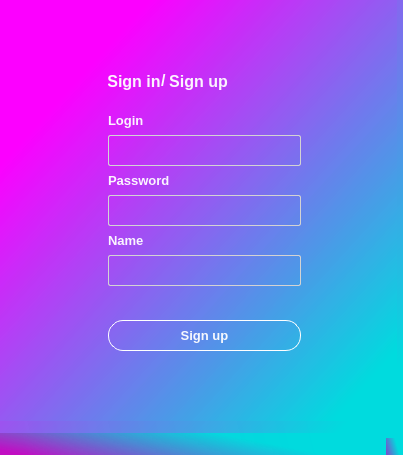
<?xml version="1.0" encoding="UTF-8"?>
<ui version="4.0">
 <class>MainWindow</class>
 <widget class="QMainWindow" name="MainWindow">
  <property name="geometry">
   <rect>
    <x>0</x>
    <y>0</y>
    <width>403</width>
    <height>455</height>
   </rect>
  </property>
  <property name="windowTitle">
   <string>MainWindow</string>
  </property>
  <property name="styleSheet">
   <string notr="true">background-color: qlineargradient(spread:pad, x1:0.051, y1:0.954545, x2:0.79, y2:0.744045, stop:0 rgba(190, 0, 192, 160), stop:0.9375 rgba(0, 219, 222, 235))</string>
  </property>
  <widget class="QWidget" name="centralwidget">
   <property name="styleSheet">
    <string notr="true">background-color: 
qlineargradient(spread:pad, x1:0.097, y1:0.119, x2:0.978, y2:0.966136, stop:0.0965909 rgba(252, 0, 255, 237), stop:0.9375 rgba(0, 219, 222, 235));</string>
   </property>
   <widget class="QStackedWidget" name="stackedWidget">
    <property name="geometry">
     <rect>
      <x>0</x>
      <y>0</y>
      <width>397</width>
      <height>421</height>
     </rect>
    </property>
    <property name="currentIndex">
     <number>1</number>
    </property>
    <widget class="QWidget" name="page">
     <widget class="QLineEdit" name="line_login">
      <property name="geometry">
       <rect>
        <x>108</x>
        <y>150</y>
        <width>193</width>
        <height>31</height>
       </rect>
      </property>
      <property name="styleSheet">
       <string notr="true">background-color: rgba(0, 0, 0, 0);
border-radius: 2;
border: 1 solid #d3d3d3;</string>
      </property>
     </widget>
     <widget class="QLabel" name="label">
      <property name="geometry">
       <rect>
        <x>108</x>
        <y>120</y>
        <width>49</width>
        <height>21</height>
       </rect>
      </property>
      <property name="font">
       <font>
        <family>Segoe UI</family>
        <pointsize>10</pointsize>
        <weight>62</weight>
        <bold>true</bold>
       </font>
      </property>
      <property name="styleSheet">
       <string notr="true">background-color: rgba(0 , 0,  0, 0);
color: rgba(255, 255, 255, 240);
font-weight: 500;</string>
      </property>
      <property name="text">
       <string>Login</string>
      </property>
     </widget>
     <widget class="QLabel" name="label_4">
      <property name="geometry">
       <rect>
        <x>161</x>
        <y>70</y>
        <width>16</width>
        <height>21</height>
       </rect>
      </property>
      <property name="font">
       <font>
        <family>Segoe UI</family>
        <pointsize>12</pointsize>
        <weight>62</weight>
        <bold>true</bold>
       </font>
      </property>
      <property name="styleSheet">
       <string notr="true">background-color: rgba(0 , 0,  0, 0);
color: rgba(255, 255, 255, 240);
font-weight: 500;</string>
      </property>
      <property name="text">
       <string>/</string>
      </property>
     </widget>
     <widget class="QLineEdit" name="line_password">
      <property name="geometry">
       <rect>
        <x>108</x>
        <y>240</y>
        <width>193</width>
        <height>31</height>
       </rect>
      </property>
      <property name="styleSheet">
       <string notr="true">background-color: rgba(0, 0, 0, 0);
border-radius: 2;
border: 1 solid #d3d3d3;</string>
      </property>
     </widget>
     <widget class="QLabel" name="label_2">
      <property name="geometry">
       <rect>
        <x>108</x>
        <y>210</y>
        <width>73</width>
        <height>21</height>
       </rect>
      </property>
      <property name="font">
       <font>
        <family>Segoe UI</family>
        <pointsize>10</pointsize>
        <weight>62</weight>
        <bold>true</bold>
       </font>
      </property>
      <property name="styleSheet">
       <string notr="true">background-color: rgba(0 , 0,  0, 0);
color: rgba(255, 255, 255, 240);
font-weight: 500;</string>
      </property>
      <property name="text">
       <string>Password</string>
      </property>
     </widget>
     <widget class="QPushButton" name="btn_login">
      <property name="geometry">
       <rect>
        <x>108</x>
        <y>320</y>
        <width>193</width>
        <height>31</height>
       </rect>
      </property>
      <property name="font">
       <font>
        <family>Segoe UI</family>
        <pointsize>10</pointsize>
        <weight>62</weight>
        <bold>true</bold>
       </font>
      </property>
      <property name="styleSheet">
       <string notr="true">background-color: rgba(0, 0, 0, 0);
border: 1px solid rgba(255, 255, 255, 255);
color: rgba(255, 255, 255, 240);
font-weight: 500;
border-radius: 15;</string>
      </property>
      <property name="text">
       <string>Sign in</string>
      </property>
     </widget>
     <widget class="QPushButton" name="btn_signin">
      <property name="geometry">
       <rect>
        <x>108</x>
        <y>70</y>
        <width>52</width>
        <height>23</height>
       </rect>
      </property>
      <property name="font">
       <font>
        <family>Segoe UI</family>
        <pointsize>12</pointsize>
        <weight>62</weight>
        <bold>true</bold>
       </font>
      </property>
      <property name="styleSheet">
       <string notr="true">background-color: rgba(0 , 0,  0, 0);
color: rgba(255, 255, 255, 240);
font-weight: 500;
border: none;</string>
      </property>
      <property name="text">
       <string>Sign in</string>
      </property>
     </widget>
     <widget class="QPushButton" name="btn_signup">
      <property name="geometry">
       <rect>
        <x>168</x>
        <y>70</y>
        <width>61</width>
        <height>23</height>
       </rect>
      </property>
      <property name="font">
       <font>
        <family>Segoe UI</family>
        <pointsize>12</pointsize>
        <weight>62</weight>
        <bold>true</bold>
       </font>
      </property>
      <property name="styleSheet">
       <string notr="true">background-color: rgba(0 , 0,  0, 0);
color: rgba(255, 255, 255, 240);
font-weight: 500;
border: none;</string>
      </property>
      <property name="text">
       <string>Sign up</string>
      </property>
     </widget>
    </widget>
    <widget class="QWidget" name="page_2">
     <widget class="QLineEdit" name="line_login_registration">
      <property name="geometry">
       <rect>
        <x>108</x>
        <y>135</y>
        <width>193</width>
        <height>31</height>
       </rect>
      </property>
      <property name="styleSheet">
       <string notr="true">background-color: rgba(0, 0, 0, 0);
border-radius: 2;
border: 1 solid #d3d3d3;</string>
      </property>
     </widget>
     <widget class="QLabel" name="label_7">
      <property name="geometry">
       <rect>
        <x>161</x>
        <y>70</y>
        <width>16</width>
        <height>21</height>
       </rect>
      </property>
      <property name="font">
       <font>
        <family>Segoe UI</family>
        <pointsize>12</pointsize>
        <weight>62</weight>
        <bold>true</bold>
       </font>
      </property>
      <property name="styleSheet">
       <string notr="true">background-color: rgba(0 , 0,  0, 0);
color: rgba(255, 255, 255, 240);
font-weight: 500;</string>
      </property>
      <property name="text">
       <string>/</string>
      </property>
     </widget>
     <widget class="QPushButton" name="btn_register">
      <property name="geometry">
       <rect>
        <x>108</x>
        <y>320</y>
        <width>193</width>
        <height>31</height>
       </rect>
      </property>
      <property name="font">
       <font>
        <family>Segoe UI</family>
        <pointsize>10</pointsize>
        <weight>62</weight>
        <bold>true</bold>
       </font>
      </property>
      <property name="styleSheet">
       <string notr="true">background-color: rgba(0, 0, 0, 0);
border: 1px solid rgba(255, 255, 255, 255);
color: rgba(255, 255, 255, 240);
font-weight: 500;
border-radius: 15;</string>
      </property>
      <property name="text">
       <string>Sign up</string>
      </property>
     </widget>
     <widget class="QLineEdit" name="line_password_registration">
      <property name="geometry">
       <rect>
        <x>108</x>
        <y>195</y>
        <width>193</width>
        <height>31</height>
       </rect>
      </property>
      <property name="styleSheet">
       <string notr="true">background-color: rgba(0, 0, 0, 0);
border-radius: 2;
border: 1 solid #d3d3d3;</string>
      </property>
     </widget>
     <widget class="QLabel" name="label_9">
      <property name="geometry">
       <rect>
        <x>108</x>
        <y>170</y>
        <width>73</width>
        <height>21</height>
       </rect>
      </property>
      <property name="font">
       <font>
        <family>Segoe UI</family>
        <pointsize>10</pointsize>
        <weight>62</weight>
        <bold>true</bold>
       </font>
      </property>
      <property name="styleSheet">
       <string notr="true">background-color: rgba(0 , 0,  0, 0);
color: rgba(255, 255, 255, 240);
font-weight: 500;</string>
      </property>
      <property name="text">
       <string>Password</string>
      </property>
     </widget>
     <widget class="QLabel" name="label_6">
      <property name="geometry">
       <rect>
        <x>108</x>
        <y>110</y>
        <width>49</width>
        <height>21</height>
       </rect>
      </property>
      <property name="font">
       <font>
        <family>Segoe UI</family>
        <pointsize>10</pointsize>
        <weight>62</weight>
        <bold>true</bold>
       </font>
      </property>
      <property name="styleSheet">
       <string notr="true">background-color: rgba(0 , 0,  0, 0);
color: rgba(255, 255, 255, 240);
font-weight: 500;</string>
      </property>
      <property name="text">
       <string>Login</string>
      </property>
     </widget>
     <widget class="QLineEdit" name="line_name">
      <property name="geometry">
       <rect>
        <x>108</x>
        <y>255</y>
        <width>193</width>
        <height>31</height>
       </rect>
      </property>
      <property name="styleSheet">
       <string notr="true">background-color: rgba(0, 0, 0, 0);
border-radius: 2;
border: 1 solid #d3d3d3;</string>
      </property>
     </widget>
     <widget class="QLabel" name="label_11">
      <property name="geometry">
       <rect>
        <x>108</x>
        <y>230</y>
        <width>73</width>
        <height>21</height>
       </rect>
      </property>
      <property name="font">
       <font>
        <family>Segoe UI</family>
        <pointsize>10</pointsize>
        <weight>62</weight>
        <bold>true</bold>
       </font>
      </property>
      <property name="styleSheet">
       <string notr="true">background-color: rgba(0 , 0,  0, 0);
color: rgba(255, 255, 255, 240);
font-weight: 500;</string>
      </property>
      <property name="text">
       <string>Name</string>
      </property>
     </widget>
     <widget class="QPushButton" name="btn_signup_2">
      <property name="geometry">
       <rect>
        <x>168</x>
        <y>70</y>
        <width>61</width>
        <height>23</height>
       </rect>
      </property>
      <property name="font">
       <font>
        <family>Segoe UI</family>
        <pointsize>12</pointsize>
        <weight>62</weight>
        <bold>true</bold>
       </font>
      </property>
      <property name="styleSheet">
       <string notr="true">background-color: rgba(0 , 0,  0, 0);
color: rgba(255, 255, 255, 240);
font-weight: 500;
border: none;</string>
      </property>
      <property name="text">
       <string>Sign up</string>
      </property>
     </widget>
     <widget class="QPushButton" name="btn_signin_2">
      <property name="geometry">
       <rect>
        <x>108</x>
        <y>70</y>
        <width>52</width>
        <height>23</height>
       </rect>
      </property>
      <property name="font">
       <font>
        <family>Segoe UI</family>
        <pointsize>12</pointsize>
        <weight>62</weight>
        <bold>true</bold>
       </font>
      </property>
      <property name="styleSheet">
       <string notr="true">background-color: rgba(0 , 0,  0, 0);
color: rgba(255, 255, 255, 240);
font-weight: 500;
border: none;</string>
      </property>
      <property name="text">
       <string>Sign in</string>
      </property>
     </widget>
    </widget>
   </widget>
  </widget>
  <widget class="QMenuBar" name="menubar">
   <property name="geometry">
    <rect>
     <x>0</x>
     <y>0</y>
     <width>403</width>
     <height>21</height>
    </rect>
   </property>
  </widget>
  <widget class="QStatusBar" name="statusbar"/>
 </widget>
 <resources/>
 <connections/>
</ui>
